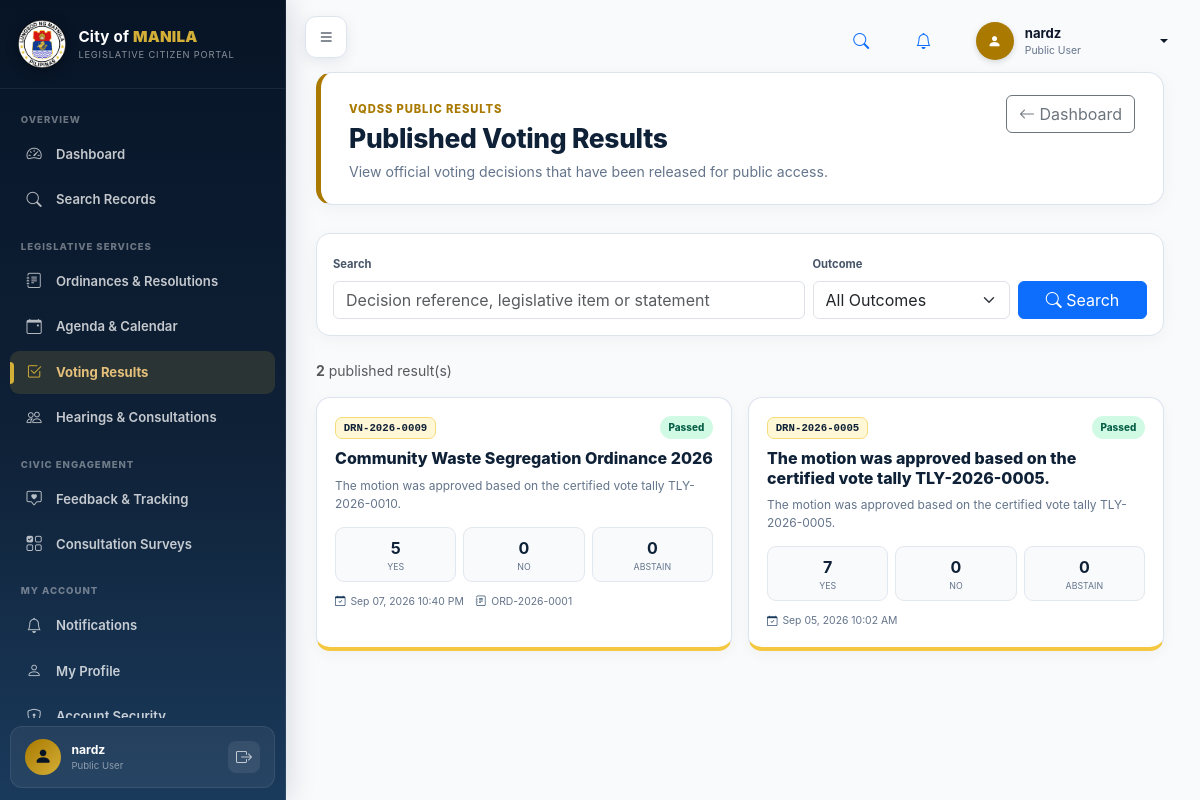
The app's page /citizen_portal/modules/voting/index.php (signed in) with its own data.
### tables this page shows
CREATE TABLE `users` (
  `id` int(11) NOT NULL,
  `username` varchar(100) DEFAULT NULL,
  `full_name` varchar(150) NOT NULL,
  `email` varchar(150) NOT NULL,
  `phone` varchar(50) DEFAULT NULL,
  `password` varchar(255) NOT NULL,
  `role_id` int(11) NOT NULL,
  `office_id` int(11) DEFAULT NULL,
  `department_id` int(11) DEFAULT NULL,
  `status` varchar(50) DEFAULT 'Active',
  `created_at` timestamp NOT NULL DEFAULT current_timestamp(),
  `last_login_at` datetime DEFAULT NULL,
  `updated_at` timestamp NOT NULL DEFAULT current_timestamp() ON UPDATE current_timestamp(),
  `deleted_at` datetime DEFAULT NULL
);

CREATE TABLE `roles` (
  `id` int(11) NOT NULL,
  `name` varchar(100) NOT NULL,
  `created_at` timestamp NOT NULL DEFAULT current_timestamp()
);

CREATE TABLE `vqd_decisions` (
  `id` int(11) NOT NULL,
  `legislative_item_id` int(11) DEFAULT NULL,
  `voting_event_id` int(11) DEFAULT NULL,
  `tally_id` int(11) DEFAULT NULL,
  `reference_number` varchar(100) NOT NULL,
  `decision_record_number` varchar(100) DEFAULT NULL,
  `decision_source` varchar(100) DEFAULT 'Vote Tally',
  `source_reference` varchar(100) DEFAULT NULL,
  `decision_datetime` datetime DEFAULT NULL,
  `official_outcome` varchar(100) NOT NULL DEFAULT 'Pending',
  `decision_classification` varchar(100) DEFAULT NULL,
  `required_votes` int(11) NOT NULL DEFAULT 0,
  `affirmative_votes` int(11) NOT NULL DEFAULT 0,
  `negative_votes` int(11) NOT NULL DEFAULT 0,
  `abstain_votes` int(11) NOT NULL DEFAULT 0,
  `moved_by` varchar(255) DEFAULT NULL,
  `seconded_by` varchar(255) DEFAULT NULL,
  `decision_statement` text NOT NULL,
  `legal_basis` text DEFAULT NULL,
  `conditions` text DEFAULT NULL,
  `effectivity_type` varchar(100) DEFAULT NULL,
  `effectivity_date` date DEFAULT NULL,
  `release_classification` varchar(50) DEFAULT 'Internal',
  `implementation_notes` text DEFAULT NULL,
  `publication_notes` text DEFAULT NULL,
  `record_remarks` text DEFAULT NULL,
  `record_status` varchar(50) NOT NULL DEFAULT 'Draft',
  `recorded_by` int(11) DEFAULT NULL,
  `certified_by` int(11) DEFAULT NULL,
  `certified_at` datetime DEFAULT NULL,
  `published_by` int(11) DEFAULT NULL,
  `published_at` datetime DEFAULT NULL,
  `created_by` int(11) DEFAULT NULL,
  `created_at` timestamp NOT NULL DEFAULT current_timestamp(),
  `updated_at` timestamp NOT NULL DEFAULT current_timestamp() ON UPDATE current_timestamp()
);

CREATE TABLE `legislative_items` (
  `id` int(11) NOT NULL,
  `public_id` char(36) DEFAULT NULL,
  `reference_number` varchar(100) NOT NULL,
  `item_type_id` int(11) NOT NULL,
  `origin_system_id` int(11) DEFAULT NULL,
  `originating_office_id` int(11) DEFAULT NULL,
  `title` varchar(255) NOT NULL,
  `summary` text DEFAULT NULL,
  `current_status` varchar(100) NOT NULL DEFAULT 'Draft',
  `priority_level` varchar(50) DEFAULT 'Normal',
  `visibility` varchar(30) DEFAULT 'Internal',
  `created_by` int(11) DEFAULT NULL,
  `created_at` timestamp NOT NULL DEFAULT current_timestamp(),
  `updated_at` timestamp NOT NULL DEFAULT current_timestamp() ON UPDATE current_timestamp(),
  `deleted_at` datetime DEFAULT NULL
);

### citizen_portal/includes/functions.php (called while the page is built, shortened)
<?php
function e(?string $value): string
{
    return htmlspecialchars($value??'',ENT_QUOTES,'UTF-8');
}
function clean(?string $value): string
{
    return trim(strip_tags($value??''));
}
function appUrl(string $path=''): string
{
    return rtrim(APP_URL,'/').'/'.ltrim($path,'/');
}
function formatDate(?string $date,string $format='M d, Y'): string
{
    $time=strtotime($date);
    return $time?date($format,$time):'—';
}
function formatDateTime(?string $date,string $format='M d, Y h:i A'): string
{
    return formatDate($date,$format);
}

### citizen_portal/includes/auth.php (called while the page is built, shortened)
<?php
require_once __DIR__.'/../config/database.php';
require_once __DIR__.'/functions.php';
function isLoggedIn(): bool
{
    return !empty($_SESSION['citizen_user_id']);
}
function currentUserId(): int
{
    return (int)($_SESSION['citizen_user_id']??0);
}
function currentUser(): ?array
{
    return [
        'id'=>currentUserId(),
        'full_name'=>(string)($_SESSION['citizen_full_name']??''),
        'email'=>(string)($_SESSION['citizen_email']??''),
        'role_name'=>(string)($_SESSION['citizen_role_name']??''),
    ];
}
function portalAccountRow(int $userId): ?array
{
    try{
        $q=db()->prepare(
            'SELECT u.id,u.username,u.full_name,u.email,u.phone,
                    u.password,u.status,u.deleted_at,
                    r.name role_name
             FROM users u
             JOIN roles r ON r.id=u.role_id
             WHERE u.id=:user
             LIMIT 1'
        );
        $q->execute([':user'=>$userId]);
        $row=$q->fetch();
        return $row?:null;
    }catch(Throwable $e){
        error_log('[Citizen Portal account row] '.$e->getMessage());
        return null;
    }
}
function requireLogin(): void
{
    $userId=currentUserId();
    $account=portalAccountRow($userId);
}

### citizen_portal/config/database.php (called while the page is built, shortened)
<?php
final class Database
{
    private static ?PDO $instance=null;
    public static function getInstance(): PDO
    {
        if(self::$instance===null){
            $dsn='mysql:host='.DB_HOST.';dbname='.DB_NAME.';charset='.DB_CHARSET;
            self::$instance=new PDO($dsn,DB_USER,DB_PASS,[
                PDO::ATTR_ERRMODE=>PDO::ERRMODE_EXCEPTION,
                PDO::ATTR_DEFAULT_FETCH_MODE=>PDO::FETCH_ASSOC,
                PDO::ATTR_EMULATE_PREPARES=>false,
            ]);
        }
        return self::$instance;
    }
}
function db(): PDO
{
    return Database::getInstance();
}

### citizen_portal/includes/public_data.php (called while the page is built, shortened)
<?php
require_once __DIR__.'/auth.php';
function publicModulePagination(int $total,int $page,int $perPage=12): array
{
    $perPage=max(1,min(50,$perPage));
    $pages=max(1,(int)ceil(max(0,$total)/$perPage));
    $page=max(1,min($pages,$page));
    return [
        'total'=>$total,
        'page'=>$page,
        'perPage'=>$perPage,
        'pages'=>$pages,
        'offset'=>($page-1)*$perPage,
    ];
}
function portalStatusClass(string $status): string
{
    $s=strtolower(trim($status));
    if(in_array($s,[
        'published','finalized','archived','completed','approved',
        'enacted','passed','adopted','confirmed','valid','certified'
    ],true))return 'good';
    return 'neutral';
}
function portalExcerpt(?string $text,int $length=180): string
{
    $text=trim(strip_tags((string)$text));
    if(mb_strlen($text)<=$length)return $text;
    return rtrim(mb_substr($text,0,$length-1)).'…';
}

### citizen_portal/modules/voting/index.php (the view, shortened to what this page needs)
<?php
require_once __DIR__.'/../../includes/public_data.php';
requireLogin();
$pdo=db();
$activeMenu='voting';
$extraCss=[appUrl('assets/css/public-modules.css')];
$search=clean($_GET['search']??'');
$page=max(1,(int)($_GET['page']??1));
$where=[
    'd.record_status="Published"',
    'd.release_classification="Public"',
];
$params=[];
$whereSql='WHERE '.implode(' AND ',$where);
$c=$pdo->prepare(
    'SELECT COUNT(*)
     FROM vqd_decisions d
     LEFT JOIN legislative_items li ON li.id=d.legislative_item_id
     '.$whereSql
);
$c->execute($params);
$total=(int)$c->fetchColumn();
$pg=publicModulePagination($total,$page,12);
$q=$pdo->prepare(
    'SELECT
        d.id,d.reference_number,d.decision_record_number,d.decision_datetime,
        d.official_outcome,d.decision_classification,d.required_votes,
        d.affirmative_votes,d.negative_votes,d.abstain_votes,
        d.decision_statement,d.effectivity_date,d.published_at,
        li.reference_number legislative_reference,li.title legislative_title
     FROM vqd_decisions d
     LEFT JOIN legislative_items li ON li.id=d.legislative_item_id
     '.$whereSql.'
     ORDER BY COALESCE(d.published_at,d.decision_datetime) DESC,d.id DESC
     LIMIT '.$pg['perPage'].' OFFSET '.$pg['offset']
);
$q->execute($params);
$rows=$q->fetchAll();
include __DIR__.'/../../layouts/header.php';
?>
<div class="app-shell">
<?php include __DIR__.'/../../layouts/sidebar.php'; ?>
<main class="main-content">
<div class="page-head">
<div>
<span class="eyebrow">VQDSS PUBLIC RESULTS</span>
<h1>Published Voting Results</h1>
<p>View official voting decisions that have been released for public access.</p>
</div>
<a class="btn btn-outline-secondary" href="<?= e(appUrl('dashboard.php')) ?>"><i class="bi bi-arrow-left"></i> Dashboard</a>
</div>
<div class="public-filter-card mb-4">
<form class="row g-2 align-items-end">
<div class="col-lg-7">
<label class="form-label">Search</label>
<input class="form-control" name="search" value="<?= e($search) ?>" placeholder="Decision reference, legislative item or statement">
</div>
<div class="col-lg-3">
<label class="form-label">Outcome</label>
<select class="form-select" name="outcome">
<option value="">All Outcomes</option>
</select>
</div>
<div class="col-lg-2"><button class="btn btn-primary w-100"><i class="bi bi-search"></i> Search</button></div>
</form>
</div>
<div class="small text-muted mb-3"><strong><?= $total ?></strong> published result(s)</div>
<div class="row g-3">
<?php foreach($rows as $r): ?>
<div class="col-lg-6">
<a class="public-record-card" href="<?= e(appUrl('modules/voting/view.php?id='.(int)$r['id'])) ?>">
<div class="public-record-top">
<span class="public-code"><?= e($r['decision_record_number']?:$r['reference_number']) ?></span>
<span class="public-status <?= e(portalStatusClass($r['official_outcome'])) ?>"><?= e($r['official_outcome']) ?></span>
</div>
<h2><?= e($r['legislative_title']?:$r['decision_statement']) ?></h2>
<p><?= e(portalExcerpt($r['decision_statement'])) ?></p>
<div class="vote-summary">
<div><strong><?= (int)$r['affirmative_votes'] ?></strong><span>Yes</span></div>
<div><strong><?= (int)$r['negative_votes'] ?></strong><span>No</span></div>
<div><strong><?= (int)$r['abstain_votes'] ?></strong><span>Abstain</span></div>
</div>
<div class="public-meta">
<span><i class="bi bi-calendar-check"></i><?= formatDateTime($r['decision_datetime']) ?></span>
<?php if($r['legislative_reference']): ?><span><i class="bi bi-journal-text"></i><?= e($r['legislative_reference']) ?></span><?php endif; ?>
</div>
</a>
</div>
<?php endforeach; ?>
</div>
</main>
</div>
<?php include __DIR__.'/../../layouts/footer.php'; ?>

### citizen_portal/layouts/header.php (shortened to what this page needs)
<?php
$user = currentUser();
?>
<!doctype html>
<html lang="en">
<head>
<link rel="stylesheet" href="https://cdn.jsdelivr.net/npm/bootstrap@5.3.3/dist/css/bootstrap.min.css">
<link rel="stylesheet" href="https://cdn.jsdelivr.net/npm/bootstrap-icons@1.11.3/font/bootstrap-icons.css">
<link rel="stylesheet" href="<?= e(appUrl('assets/css/style.css?v=' . time())) ?>">
<link rel="stylesheet" href="<?= e(appUrl('assets/css/orlms-shell.css?v=' . time())) ?>">
<?php if(!empty($extraCss)): foreach($extraCss as $css): ?>
<link rel="stylesheet" href="<?= e($css) ?>">
<?php endforeach; endif; ?>
</head>
<body>
<header class="orlms-topbar">
    <button class="orlms-menu-button" id="sidebarToggle" type="button" aria-label="Toggle Sidebar">
        <i class="bi bi-list"></i>
    </button>
    <div class="orlms-topbar-actions">
        <a class="orlms-topbar-icon" href="<?= e(appUrl('pages/search.php')) ?>" title="Search Public Records">
            <i class="bi bi-search"></i>
        </a>
        <a class="orlms-topbar-icon" href="<?= e(appUrl('pages/notifications.php')) ?>" title="Notifications">
            <i class="bi bi-bell"></i>
        </a>
        <div class="dropdown">
            <button class="orlms-user-button dropdown-toggle" type="button" data-bs-toggle="dropdown" aria-expanded="false">
                <span class="orlms-avatar"><i class="bi bi-person-fill"></i></span>
                <div class="orlms-user-copy">
                    <strong><?= e($user['full_name'] ?? 'Citizen User') ?></strong>
                    <small><?= e($user['role_name'] ?? 'Public Citizen') ?></small>
                </div>
            </button>
        </div>
    </div>
</header>

### citizen_portal/layouts/sidebar.php (shortened to what this page needs)
<?php
$activeMenu = $activeMenu ?? 'dashboard';
$user = currentUser();
$navGroups = [
    'Overview' => [
        ['dashboard', 'Dashboard', 'bi-speedometer2', 'dashboard.php'],
        ['search', 'Search Records', 'bi-search', 'pages/search.php'],
    ],
    'Legislative Services' => [
        ['ordinances', 'Ordinances & Resolutions', 'bi-journal-text', 'modules/ordinances/index.php'],
        ['calendar', 'Agenda & Calendar', 'bi-calendar-event', 'modules/calendar/index.php'],
        ['voting', 'Voting Results', 'bi-check2-square', 'modules/voting/index.php'],
        ['hearings', 'Hearings & Consultations', 'bi-people', 'modules/hearings/index.php'],
    ],
    'Civic Engagement' => [
        ['engagement', 'Feedback & Tracking', 'bi-chat-square-heart', 'modules/engagement/index.php'],
        ['surveys', 'Consultation Surveys', 'bi-ui-checks-grid', 'modules/surveys/index.php'],
    ],
    'My Account' => [
        ['notifications', 'Notifications', 'bi-bell', 'pages/notifications.php'],
        ['profile', 'My Profile', 'bi-person', 'pages/profile.php'],
        ['security', 'Account Security', 'bi-shield-lock', 'pages/account_security.php'],
    ],
];
?>
<aside class="sidebar orlms-sidebar" id="sidebar">
    <div class="sidebar-brand">
        <img src="<?= e(appUrl('assets/images/manila.png')) ?>" alt="City of Manila Seal" class="sidebar-logo">
        <div class="sidebar-brand-text">
            <strong>City of <b>MANILA</b></strong>
            <small>Legislative Citizen Portal</small>
        </div>
    </div>
    <nav class="sidebar-nav">
        <?php foreach ($navGroups as $groupLabel => $items): ?>
            <div class="sidebar-section-heading"><?= e($groupLabel) ?></div>
            <?php foreach ($items as [$key, $label, $icon, $url]): ?>
                <a class="sidebar-link <?= $activeMenu === $key ? 'active' : '' ?>" href="<?= e(appUrl($url)) ?>" title="<?= e($label) ?>">
                    <i class="bi <?= e($icon) ?>"></i>
                    <span><?= e($label) ?></span>
                    <?php if ($activeMenu === $key): ?><b class="active-indicator"></b><?php endif; ?>
                </a>
            <?php endforeach; ?>
        <?php endforeach; ?>
    </nav>
    <div class="sidebar-user-footer">
        <div class="user-avatar-circle">
            <i class="bi bi-person-fill"></i>
        </div>
        <div class="user-info-text">
            <strong><?= e($user['full_name'] ?? 'Citizen User') ?></strong>
            <small><?= e($user['role_name'] ?? 'Public Citizen') ?></small>
        </div>
        <form method="post" action="<?= e(appUrl('logout.php')) ?>" class="m-0 ms-auto">
            <button type="submit" class="btn-sidebar-logout" title="Sign Out">
                <i class="bi bi-box-arrow-right"></i>
            </button>
        </form>
    </div>
</aside>

### records on screen
users: full_name "nardz", role.name "Public User"
vqd_decisions: decision_record_number "DRN-2026-0009", official_outcome "Passed", legislative_item.title "Community Waste Segregation Ordinance 2026", decision_statement "The motion was approved based on the certified vote tally TLY-2026-0010.", affirmative_votes "5", negative_votes "0", abstain_votes "0", decision_datetime "Sep 07, 2026 10:40 PM", legislative_item.reference_number "ORD-2026-0001"
vqd_decisions: decision_record_number "DRN-2026-0005", official_outcome "Passed", decision_statement "The motion was approved based on the certified vote tally TLY-2026-0005.", affirmative_votes "7", negative_votes "0", abstain_votes "0", decision_datetime "Sep 05, 2026 10:02 AM"

### other values on screen
$groupLabel "OVERVIEW"
$label "Dashboard"
$label "Search Records"
$groupLabel "LEGISLATIVE SERVICES"
$label "Ordinances & Resolutions"
$label "Agenda & Calendar"
$label "Voting Results"
$label "Hearings & Consultations"
$groupLabel "CIVIC ENGAGEMENT"
$label "Feedback & Tracking"
$label "Consultation Surveys"
$groupLabel "MY ACCOUNT"
$label "Notifications"
$label "My Profile"
$total "2"
